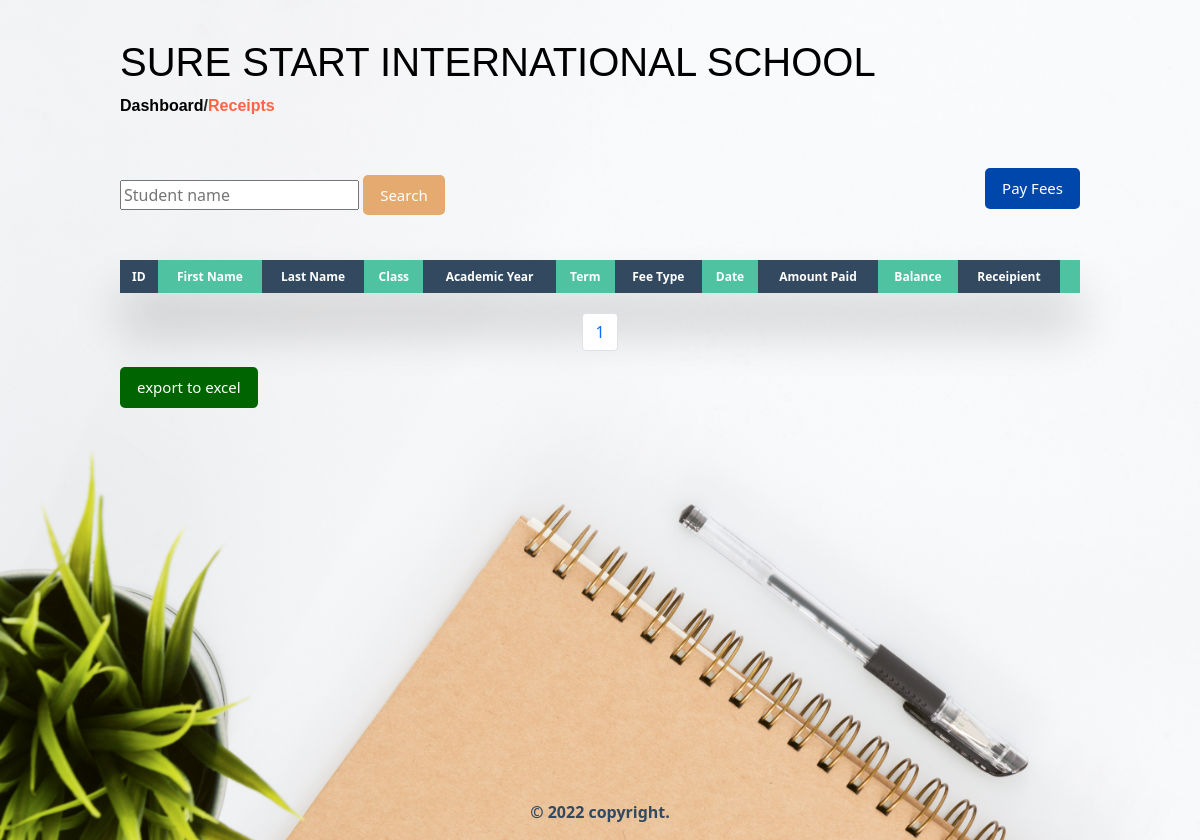
Before: /receipts/ with the older database file.
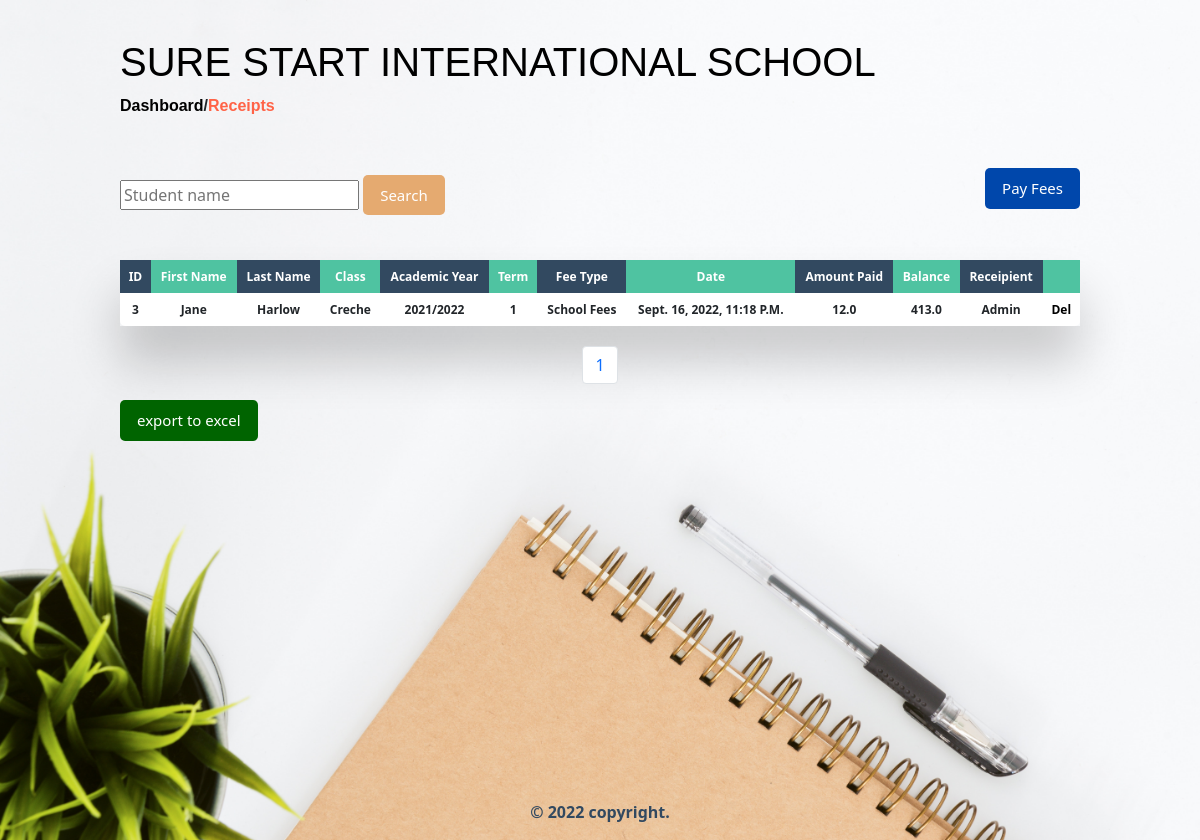
After: the same page with the newer database file.
### fees/models.py (models this page shows, shortened)
class Receipt(models.Model):
    student_id = models.CharField(max_length=255)
    first_name = models.CharField(max_length=255)
    last_name = models.CharField(max_length=255)
    student_class = models.CharField(max_length=50)
    fee_type = models.CharField(max_length=50)
    balance = models.FloatField(max_length=255)
    amount_paid = models.FloatField(max_length=255 ,default=0)
    academic_year = models.CharField(max_length=20)
    term = models.CharField(max_length=5)
    payment_date = models.DateTimeField(auto_now_add=True)
    receipient =  models.ForeignKey(get_user_model(), on_delete=models.CASCADE)
    class Meta:
        ordering = ['-payment_date']

### users/models.py (models this page shows)
class CustomUser(AbstractUser):
    is_email_verified = models.BooleanField(default=False)
    token = models.TextField(blank=True, null=True)

### fees/views.py (the view, shortened to what this page needs)
# urls.py: path('receipts/',receipts_list_and_create,name='receipts'),
def receipts_list_and_create(request):
    form = ReceiptsForm(request.POST or None)
    objects = Receipt.objects.all()
    p = Paginator(Receipt.objects.all(),10)
    page = request.GET.get('page')
    fees_list = p.get_page(page)
    nums = "a" * fees_list.paginator.num_pages
    search_form = SearchForm(request.GET or None)
    return render(request, 'receipt_list.html', {'objects': objects,
    'fees_list':fees_list,
    'nums':nums,
    'form': form,
    'search_form': search_form
    })

### fees/forms.py
class ReceiptsForm(forms.ModelForm):
    student_id = forms.CharField(max_length=255)
    first_name = forms.CharField(max_length=255)
    last_name = forms.CharField(max_length=255)
    student_class = forms.CharField(max_length=50)
    fee_type = forms.CharField(max_length=50)
    amount_paid = forms.FloatField()
    term = forms.CharField(max_length=5)
    academic_year = forms.CharField(max_length=20)
    class Meta:
        model = Receipt
        fields = ('student_id','first_name','last_name','student_class','fee_type','amount_paid','term','academic_year')

### students/forms.py
class SearchForm(forms.Form):
    student_name = forms.CharField(max_length=255)

### templates/receipt_list.html (shortened to what this page needs)
{% extends 'base.html' %}
{% block content %}
<div class="dashboard-container">
    <div class="top-nav">
        <h1><a href="{% url 'dashboard' %}">SURE START INTERNATIONAL SCHOOL</a></h1>
        <p><a href="{% url 'dashboard' %}">Dashboard</a>/<a href="{% url 'receipts' %}" class="active-link">Receipts</a></p>
    </div>
    <div class="top-buttons-div">
        <div>
            <form action="" method="get">
                {% for field in search_form %}
                    <input
                    id="{{ field.id_for_label }}" maxlength="255"
                    name="{{ field.html_name }}" value="{{ field.intial }}"
                    type="{{ field.field.widget.input_type }}"
                    placeholder="{{ field.label }}">
                {% endfor %}
                <button type="submit" class="btn-primary primary-1" value="save" name="search">Search</button>
            </form>
        </div>
        <div class="add-div">
            <a href="#" id="modal-btn"><button class="btn-primary btn-primary-wd">Pay Fees</button></a>
        </div>
    </div>
    <div class="table-wrapper" id="student_table_div">
        <table class="fl-table" id="table2excel_fees">
            <thead>
                <tr>
                    <th>ID</th>
                    <th>First Name</th>
                    <th>Last Name</th>
                    <th>Class</th>
                    <th>Academic Year</th>
                    <th>Term</th>
                    <th>Fee type</th>
                    <th>Date</th>
                    <th>Amount paid</th>
                    <th>Balance</th>
                    <th>Receipient</th>
                    <th class="excludeThisClass"></th>
                </tr>
            </thead>
            <tbody>
                {% for fees in fees_list %}
                    <tr>
                        <th>{{ fees.student_id }}</th>
                        <th>{{ fees.first_name }}</th>
                        <th>{{ fees.last_name }}</th>
                        <th>{{ fees.student_class }}</th>
                        <th>{{ fees.academic_year }}</th>
                        <th>{{ fees.term }}</th>
                        <th>{{ fees.fee_type }}</th>
                        <th>{{ fees.payment_date }}</th>
                        <th>{{ fees.amount_paid }}</th>
                        <th>{{ fees.balance }}</th>
                        <th>{{ fees.receipient }}</th>
                        <th class="excludeThisClass"><a href="{% url 'receipt_delete' fees.pk %}">del</a></th>
                    </tr>
                {% endfor %}
            </tbody>
        </table>
    </div>
    <nav aria-label="Page navigation example">
        <ul class="pagination justify-content-center">
            {% for i in nums %}
	            <li class="page-item"><a class="page-link" href="?page={{ forloop.counter }}">{{ forloop.counter }}</a></li>
            {% endfor %}
        </ul>
    </nav>
    <button id="btnExport_excel_fees" class="btn-primary btn-primary-wd info-btn-1">export to excel</button>
</div>
{% endblock content %}

Changed rows visible on the page:
added Receipt: student_id "3", first_name "Jane", last_name "Harlow", student_class "Creche", academic_year "2021/2022", term "1", fee_type "School Fees", payment_date "Sept. 16, 2022, 11:18 P.m.", amount_paid "12.0", balance "413.0", receipient "Admin"
